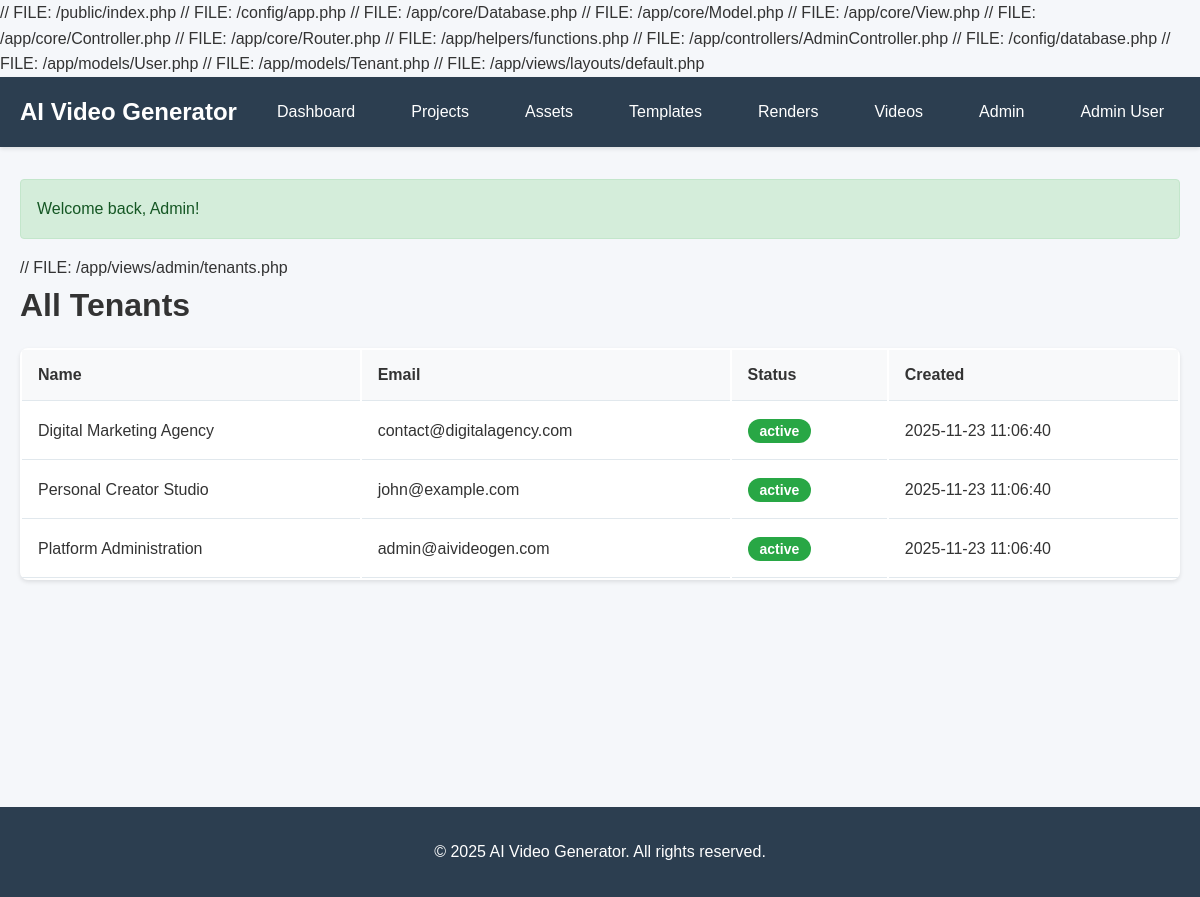
Page /admin/tenants (signed in) on the committed database.
### tables this page shows
CREATE TABLE `tenants` (
  `id` INT UNSIGNED NOT NULL AUTO_INCREMENT,
  `name` VARCHAR(255) NOT NULL,
  `slug` VARCHAR(255) NOT NULL,
  `email` VARCHAR(255) NOT NULL,
  `website` VARCHAR(255) DEFAULT NULL,
  `logo_url` VARCHAR(500) DEFAULT NULL,
  `timezone` VARCHAR(50) DEFAULT 'UTC',
  `status` ENUM('active', 'suspended', 'cancelled') DEFAULT 'active',
  `created_at` TIMESTAMP DEFAULT CURRENT_TIMESTAMP,
  `updated_at` TIMESTAMP DEFAULT CURRENT_TIMESTAMP ON UPDATE CURRENT_TIMESTAMP,
  PRIMARY KEY (`id`),
  UNIQUE KEY `slug` (`slug`),
  KEY `status` (`status`)
);

### public/index.php (called while the page is built, shortened)
<?php
$config = require __DIR__ . '/../config/app.php';
require_once __DIR__ . '/../app/core/Database.php';
require_once __DIR__ . '/../app/core/Model.php';
require_once __DIR__ . '/../app/core/View.php';
require_once __DIR__ . '/../app/core/Controller.php';
require_once __DIR__ . '/../app/core/Router.php';
require_once __DIR__ . '/../app/helpers/functions.php';
$router = new Router();
$router->get('/', 'HomeController', 'index');
$router->get('/login', 'AuthController', 'login');
$router->post('/login', 'AuthController', 'loginPost');
$router->get('/register', 'AuthController', 'register');
$router->post('/register', 'AuthController', 'registerPost');
$router->get('/logout', 'AuthController', 'logout');
$router->get('/dashboard', 'DashboardController', 'index');
$router->get('/projects', 'ProjectController', 'index');
$router->get('/projects/create', 'ProjectController', 'create');
$router->post('/projects/create', 'ProjectController', 'store');
$router->get('/projects/:id', 'ProjectController', 'show');
$router->get('/projects/:id/edit', 'ProjectController', 'edit');
$router->post('/projects/:id/edit', 'ProjectController', 'update');
$router->post('/projects/:id/delete', 'ProjectController', 'delete');
$router->get('/projects/:id/scenes', 'SceneController', 'index');
$router->get('/projects/:id/scenes/create', 'SceneController', 'create');
$router->post('/projects/:id/scenes/create', 'SceneController', 'store');
$router->get('/scenes/:id/edit', 'SceneController', 'edit');
$router->post('/scenes/:id/edit', 'SceneController', 'update');
$router->post('/scenes/:id/delete', 'SceneController', 'delete');
$router->get('/assets', 'AssetController', 'index');
$router->get('/assets/upload', 'AssetController', 'upload');
$router->post('/assets/upload', 'AssetController', 'store');
$router->get('/assets/:id', 'AssetController', 'show');
$router->post('/assets/:id/delete', 'AssetController', 'delete');
$router->get('/templates', 'TemplateController', 'index');
$router->get('/templates/create', 'TemplateController', 'create');
$router->post('/templates/create', 'TemplateController', 'store');
$router->get('/templates/:id', 'TemplateController', 'show');
$router->post('/templates/:id/delete', 'TemplateController', 'delete');
$router->get('/renders', 'RenderController', 'index');
$router->get('/renders/create', 'RenderController', 'create');
$router->post('/renders/create', 'RenderController', 'store');
$router->get('/renders/:id', 'RenderController', 'show');
$router->post('/renders/:id/retry', 'RenderController', 'retry');
$router->get('/videos', 'VideoController', 'index');
$router->get('/videos/:id', 'VideoController', 'show');
$router->get('/videos/:id/download', 'VideoController', 'download');
$router->post('/videos/:id/duplicate', 'VideoController', 'duplicate');
$router->get('/tenant/settings', 'TenantController', 'settings');
$router->post('/tenant/settings', 'TenantController', 'updateSettings');
$router->get('/tenant/brand', 'TenantController', 'brand');
$router->post('/tenant/brand', 'TenantController', 'updateBrand');
$router->get('/users', 'UserController', 'index');
$router->get('/users/create', 'UserController', 'create');
$router->post('/users/create', 'UserController', 'store');
$router->get('/users/:id/edit', 'UserController', 'edit');
$router->post('/users/:id/edit', 'UserController', 'update');
$router->post('/users/:id/delete', 'UserController', 'delete');
$router->get('/subscription', 'SubscriptionController', 'index');
$router->get('/subscription/plans', 'SubscriptionController', 'plans');
$router->post('/subscription/subscribe', 'SubscriptionController', 'subscribe');
$router->get('/subscription/invoices', 'SubscriptionController', 'invoices');
$router->get('/subscription/usage', 'SubscriptionController', 'usage');
$router->get('/admin', 'AdminController', 'index');
$router->get('/admin/tenants', 'AdminController', 'tenants');
$router->get('/admin/plans', 'AdminController', 'plans');
$router->get('/admin/plans/create', 'AdminController', 'createPlan');
$router->post('/admin/plans/create', 'AdminController', 'storePlan');
$router->get('/api-keys', 'ApiKeyController', 'index');
$router->post('/api-keys/generate', 'ApiKeyController', 'generate');
$router->post('/api-keys/:id/revoke', 'ApiKeyController', 'revoke');
$router->post('/api/v1/render', 'ApiController', 'createRenderJob');
$router->get('/api/v1/render/:id', 'ApiController', 'getRenderJob');
$router->get('/analytics', 'AnalyticsController', 'index');
$router->get('/analytics/reports', 'AnalyticsController', 'reports');
$router->dispatch();

### app/views/admin/tenants.php (the view)
// FILE: /app/views/admin/tenants.php
<h1>All Tenants</h1>
<table class="table">
    <tr><th>Name</th><th>Email</th><th>Status</th><th>Created</th></tr>
    <?php foreach ($tenants as $t): ?>
        <tr>
            <td><?php echo $this->escape($t['name']); ?></td>
            <td><?php echo $this->escape($t['email']); ?></td>
            <td><span class="badge badge-<?php echo $t['status']; ?>"><?php echo $t['status']; ?></span></td>
            <td><?php echo formatDate($t['created_at']); ?></td>
        </tr>
    <?php endforeach; ?>
</table>

### public/css/style.css (style rules this page uses)
* { margin: 0; padding: 0; box-sizing: border-box; }
body { font-family: 'Arial', sans-serif; font-size: 16px; line-height: 1.6; color: #333; background: #f5f7fa; }
.table { width: 100%; background: white; border-radius: 8px; overflow: hidden; box-shadow: 0 2px 4px rgba(0,0,0,0.1); margin: 1rem 0; }
.table th, .table td { padding: 1rem; text-align: left; border-bottom: 1px solid #e1e8ed; }
.table th { background: #f8f9fa; font-weight: bold; }
.badge { display: inline-block; padding: 0.25rem 0.75rem; border-radius: 12px; font-size: 0.875rem; font-weight: bold; }
.badge-success, .badge-active, .badge-completed, .badge-paid { background: #28a745; color: white; }

### rows in the picture
tenants: name "Digital Marketing Agency", email "contact@digitalagency.com", status "active", created_at "2025-11-23 11:06:40"
tenants: name "Personal Creator Studio", email "john@example.com", status "active", created_at "2025-11-23 11:06:40"
tenants: name "Platform Administration", email "admin@aivideogen.com", status "active", created_at "2025-11-23 11:06:40"

### other values in the picture
$this->escape($_SESSION['user_name'] ?? 'User') "Admin User"
$flash "Welcome back, Admin!"
